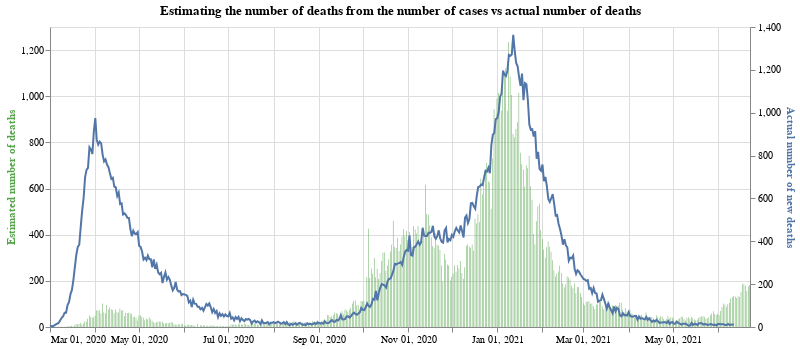

Write notebook code for a chart like this one.
### Code cell
#collapse
base = alt.Chart(full_eng_deaths.query("date >= '2020-03-01'")).encode(x=alt.X("yearmonthdate(date):T", axis=alt.Axis(title=None))).properties(width=700, title='Estimating the number of deaths from the number of cases vs actual number of deaths')

bars = base.mark_bar(color='#57A44C').encode(
    y=alt.Y("estimateDeathsFromCases:Q", axis=alt.Axis(title='Estimated number of deaths', titleColor='#57A44C')),
    tooltip="newCases:Q"
)

line = base.mark_line(stroke='#5276A7').encode(y=alt.Y("laggedNewDeaths:Q", axis=alt.Axis(title='Actual number of new deaths', titleColor='#5276A7')))

alt.layer(bars, line).resolve_scale(y='independent')

### Figure 1 — Vega-Lite specification as saved in the notebook (floating-point values rounded to 4 significant figures; data arrays with more than 128 entries replaced by an {"elided": "..."} marker saying what was removed)
{"config": {"view": {"continuousWidth": 400, "continuousHeight": 300}}, "layer": [{"mark": {"type": "bar", "color": "#57A44C"}, "encoding": {"tooltip": {"type": "quantitative", "field": "newCases"}, "x": {"type": "temporal", "axis": {"title": null}, "field": "date", "timeUnit": "yearmonthdate"}, "y": {"type": "quantitative", "axis": {"title": "Estimated number of deaths", "titleColor": "#57A44C"}, "field": "estimateDeathsFromCases"}}, "title": "Estimating the number of deaths from the number of cases vs actual number of deaths", "width": 700}, {"mark": {"type": "line", "stroke": "#5276A7"}, "encoding": {"x": {"type": "temporal", "axis": {"title": null}, "field": "date", "timeUnit": "yearmonthdate"}, "y": {"type": "quantitative", "axis": {"title": "Actual number of new deaths", "titleColor": "#5276A7"}, "field": "laggedNewDeaths"}}, "title": "Estimating the number of deaths from the number of cases vs actual number of deaths", "width": 700}], "data": {"name": "data-a5098fc53ae669eb27404befbac4bdea"}, "resolve": {"scale": {"y": "independent"}}, "$schema": "https://vega.github.io/schema/vega-lite/v4.8.1.json", "datasets": {"data-a5098fc53ae669eb27404befbac4bdea": {"elided": "479 records"}}}
